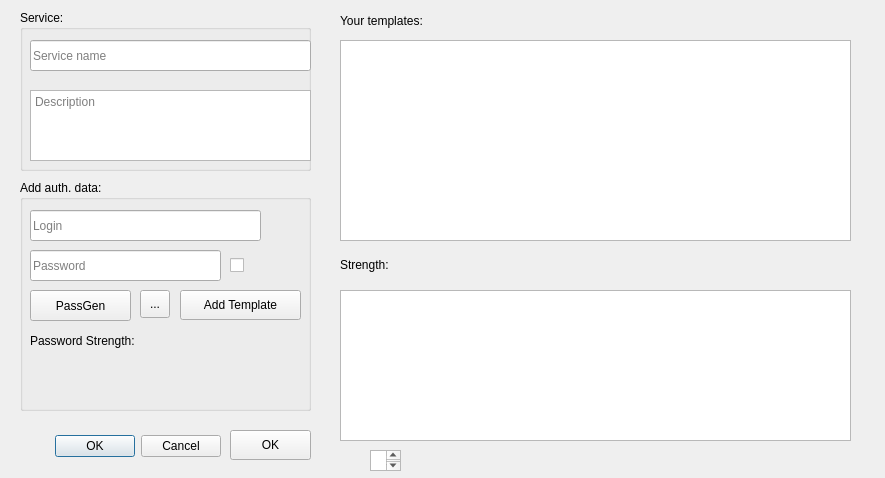
<?xml version="1.0" encoding="UTF-8"?>
<ui version="4.0">
 <class>AddDialog</class>
 <widget class="QDialog" name="AddDialog">
  <property name="geometry">
   <rect>
    <x>0</x>
    <y>0</y>
    <width>885</width>
    <height>478</height>
   </rect>
  </property>
  <property name="windowTitle">
   <string>Create new Service</string>
  </property>
  <widget class="QDialogButtonBox" name="buttonBox">
   <property name="geometry">
    <rect>
     <x>-120</x>
     <y>430</y>
     <width>341</width>
     <height>32</height>
    </rect>
   </property>
   <property name="orientation">
    <enum>Qt::Horizontal</enum>
   </property>
   <property name="standardButtons">
    <set>QDialogButtonBox::Cancel|QDialogButtonBox::Ok</set>
   </property>
  </widget>
  <widget class="QListWidget" name="listWidget">
   <property name="geometry">
    <rect>
     <x>340</x>
     <y>40</y>
     <width>511</width>
     <height>201</height>
    </rect>
   </property>
  </widget>
  <widget class="QLabel" name="label_3">
   <property name="geometry">
    <rect>
     <x>340</x>
     <y>10</y>
     <width>171</width>
     <height>21</height>
    </rect>
   </property>
   <property name="text">
    <string>Your templates:</string>
   </property>
  </widget>
  <widget class="QGroupBox" name="groupBox">
   <property name="geometry">
    <rect>
     <x>20</x>
     <y>180</y>
     <width>291</width>
     <height>231</height>
    </rect>
   </property>
   <property name="title">
    <string>Add auth. data:</string>
   </property>
   <widget class="QLineEdit" name="lineEditLogin">
    <property name="geometry">
     <rect>
      <x>10</x>
      <y>30</y>
      <width>231</width>
      <height>31</height>
     </rect>
    </property>
    <property name="placeholderText">
     <string>Login</string>
    </property>
   </widget>
   <widget class="QLineEdit" name="lineEditPassword">
    <property name="geometry">
     <rect>
      <x>10</x>
      <y>70</y>
      <width>191</width>
      <height>31</height>
     </rect>
    </property>
    <property name="placeholderText">
     <string>Password</string>
    </property>
   </widget>
   <widget class="QCheckBox" name="checkBox">
    <property name="geometry">
     <rect>
      <x>210</x>
      <y>70</y>
      <width>61</width>
      <height>31</height>
     </rect>
    </property>
    <property name="text">
     <string/>
    </property>
   </widget>
   <widget class="QPushButton" name="pushButton">
    <property name="geometry">
     <rect>
      <x>10</x>
      <y>110</y>
      <width>101</width>
      <height>31</height>
     </rect>
    </property>
    <property name="text">
     <string>PassGen</string>
    </property>
   </widget>
   <widget class="QLabel" name="label_2">
    <property name="geometry">
     <rect>
      <x>10</x>
      <y>150</y>
      <width>171</width>
      <height>21</height>
     </rect>
    </property>
    <property name="text">
     <string>Password Strength:</string>
    </property>
   </widget>
   <widget class="QToolButton" name="toolButton">
    <property name="geometry">
     <rect>
      <x>120</x>
      <y>110</y>
      <width>30</width>
      <height>28</height>
     </rect>
    </property>
    <property name="text">
     <string>...</string>
    </property>
   </widget>
   <widget class="QPushButton" name="pushButton_2">
    <property name="geometry">
     <rect>
      <x>160</x>
      <y>110</y>
      <width>121</width>
      <height>30</height>
     </rect>
    </property>
    <property name="text">
     <string>Add Template</string>
    </property>
   </widget>
  </widget>
  <widget class="QLabel" name="labelStrength">
   <property name="geometry">
    <rect>
     <x>340</x>
     <y>240</y>
     <width>161</width>
     <height>51</height>
    </rect>
   </property>
   <property name="text">
    <string>Strength:</string>
   </property>
   <property name="textFormat">
    <enum>Qt::RichText</enum>
   </property>
  </widget>
  <widget class="QTextBrowser" name="textBrowser">
   <property name="geometry">
    <rect>
     <x>340</x>
     <y>290</y>
     <width>511</width>
     <height>151</height>
    </rect>
   </property>
  </widget>
  <widget class="QGroupBox" name="groupBox_2">
   <property name="geometry">
    <rect>
     <x>20</x>
     <y>10</y>
     <width>291</width>
     <height>161</height>
    </rect>
   </property>
   <property name="title">
    <string>Service:</string>
   </property>
   <widget class="QLineEdit" name="lineEdit">
    <property name="geometry">
     <rect>
      <x>10</x>
      <y>30</y>
      <width>281</width>
      <height>31</height>
     </rect>
    </property>
    <property name="placeholderText">
     <string>Service name</string>
    </property>
   </widget>
   <widget class="QTextEdit" name="textEdit">
    <property name="geometry">
     <rect>
      <x>10</x>
      <y>80</y>
      <width>281</width>
      <height>71</height>
     </rect>
    </property>
    <property name="placeholderText">
     <string>Description</string>
    </property>
   </widget>
  </widget>
  <widget class="QPushButton" name="pushButtonAddTemplate">
   <property name="geometry">
    <rect>
     <x>230</x>
     <y>430</y>
     <width>81</width>
     <height>30</height>
    </rect>
   </property>
   <property name="text">
    <string>OK</string>
   </property>
  </widget>
  <widget class="QTextEdit" name="textEdit_2">
   <property name="geometry">
    <rect>
     <x>370</x>
     <y>450</y>
     <width>31</width>
     <height>21</height>
    </rect>
   </property>
  </widget>
 </widget>
 <resources/>
 <connections>
  <connection>
   <sender>buttonBox</sender>
   <signal>accepted()</signal>
   <receiver>AddDialog</receiver>
   <slot>accept()</slot>
   <hints>
    <hint type="sourcelabel">
     <x>248</x>
     <y>254</y>
    </hint>
    <hint type="destinationlabel">
     <x>157</x>
     <y>274</y>
    </hint>
   </hints>
  </connection>
  <connection>
   <sender>buttonBox</sender>
   <signal>rejected()</signal>
   <receiver>AddDialog</receiver>
   <slot>reject()</slot>
   <hints>
    <hint type="sourcelabel">
     <x>316</x>
     <y>260</y>
    </hint>
    <hint type="destinationlabel">
     <x>286</x>
     <y>274</y>
    </hint>
   </hints>
  </connection>
 </connections>
</ui>
